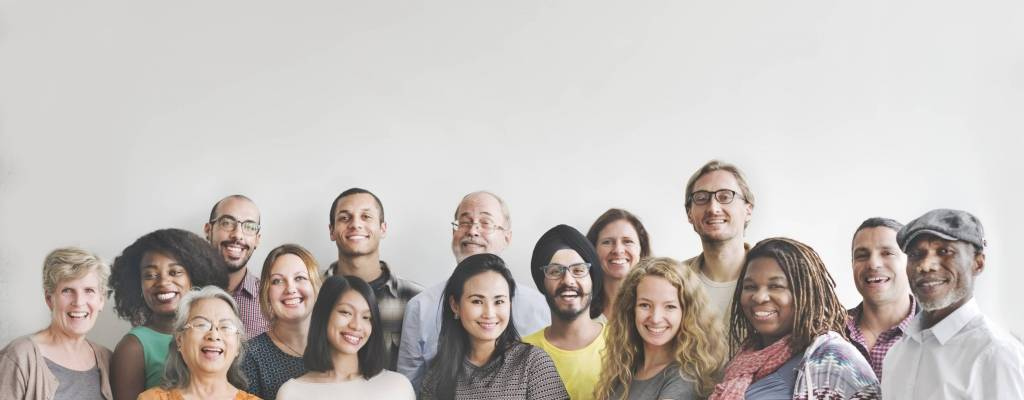
#> input picture projects/bank_marketing/img/people-to-people.jpg, 1024 x 400 px
$ python a.py
#> lines starting #> are read from the running program, lines starting #| are printed output that depends on the picture; after the words box and inside, x2 and y2 are one past the last pixel; in counts of white or black regions, pixels touching at a corner belong together
import cv2
import os


def find_faces(image_path):
#> called with image_path = 'img/people-to-people.jpg'
    image = cv2.imread(image_path)
#> image is the input picture: shape (400, 1024, 3); mean B, G, R 185.4, 189.3, 195.4

    # Make a copy to prevent us from modifying the original
    color_img = image.copy()
    filename = os.path.basename(image_path)
    # OpenCV works best with gray images
    gray_img = cv2.cvtColor(color_img, cv2.COLOR_BGR2GRAY)
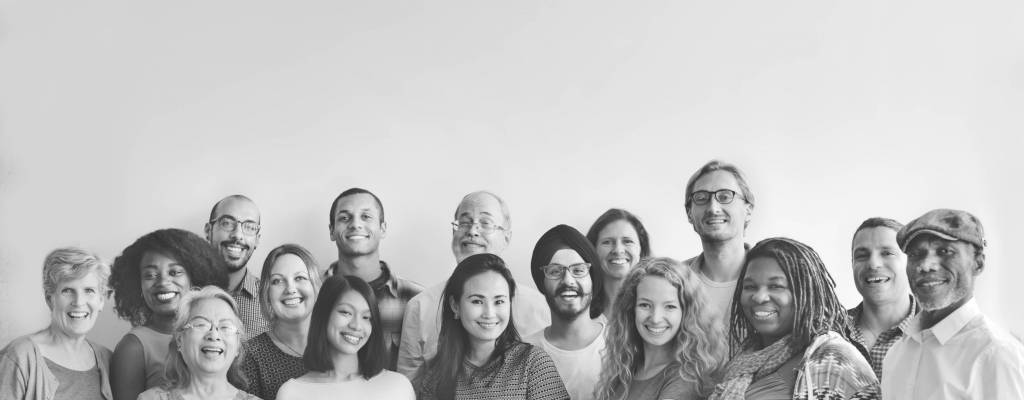
#> gray_img: shape (400, 1024); min 28, max 255, mean 190.7
    # Use OpenCV's built-in Haar classifier
    haar_classifier = cv2.CascadeClassifier('img/haarcascades/haarcascade_frontalface_alt.xml')
    eye_cascade = cv2.CascadeClassifier('img/haarcascades_cuda/haarcascade_eye.xml')
    faces = haar_classifier.detectMultiScale(gray_img, scaleFactor=1.1, minNeighbors=5)
#> faces = 16 rows, first 6: [329, 195, 55, 55], [593, 222, 51, 51], [264, 259, 54, 54], [51, 270, 55, 55], [133, 250, 61, 61], [540, 248, 57, 57]
    print('Number of faces found: {faces}'.format(faces=len(faces)))
#| Number of faces found: 16
    for (x, y, width, height) in faces:
        cv2.rectangle(color_img, (x, y), (x + width, y + height), (0, 255, 0), 1)
        roi_gray = gray_img[y:y + height, x:x + width]
        roi_color = color_img[y:y + height, x:x + width]
        eyes = eye_cascade.detectMultiScale(roi_gray)
        for (ex, ey, ew, eh) in eyes:
            cv2.rectangle(roi_color, (ex, ey), (ex + ew, ey + eh), (0, 255, 0), 1)
#> this loop made 16 passes
#> (x, y, width, height) on passes 1, 2, 3, 5, 6, 8, 9, 10, 11, 12, 13, 15: (329, 195, 55, 55), (593, 222, 51, 51), (264, 259, 54, 54), (133, 250, 61, 61), (540, 248, 57, 57), (327, 294, 53, 53), (447, 200, 57, 57), (733, 262, 61, 61), (627, 282, 60, 60), (181, 298, 65, 65), (685, 174, 62, 62), (207, 199, 63, 63)
#> (x, y, width, height, eyes) on passes 4, 7, 14: (51, 270, 55, 55, [[6, 10, 22, 22]]), (458, 277, 61, 61, [[8, 13, 22, 22]]), (843, 229, 64, 64, [[33, 14, 20, 20]])
#> pass 1, in find_faces, `roi_gray = gray_img[y:y + height, x:x + width]`:
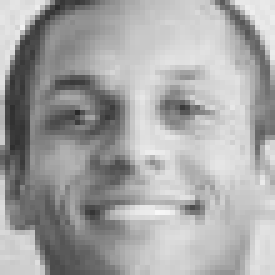
#> roi_gray: shape (55, 55) (shown 5 times larger); min 41, max 248, mean 165.2
#> pass 1, in find_faces, `roi_color = color_img[y:y + height, x:x + width]`:
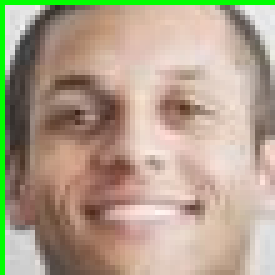
#> roi_color: shape (55, 55, 3) (shown 5 times larger); mean B, G, R 140.4, 161.8, 177
#> pass 2, in find_faces, `roi_color = color_img[y:y + height, x:x + width]`:
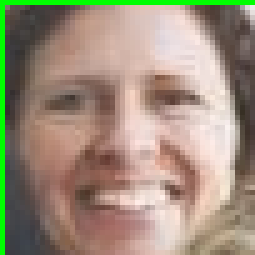
#> roi_color: shape (51, 51, 3) (shown 5 times larger); mean B, G, R 123.8, 143.3, 157.8
#> after the loop:
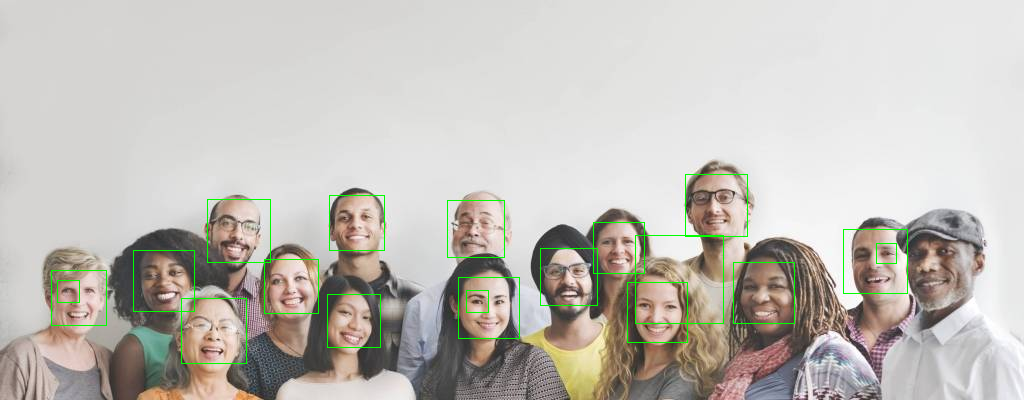
#> color_img: shape (400, 1024, 3); 1% of pixels changed, all inside (x1, y1, x2, y2) = (51, 174, 908, 364)
#> after the loop:
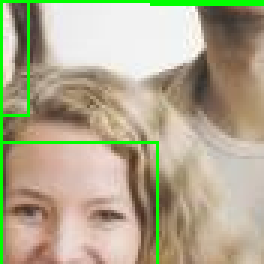
#> roi_color: shape (88, 88, 3) (shown 3 times larger); mean B, G, R 142.2, 169.3, 176
#> after the loop:
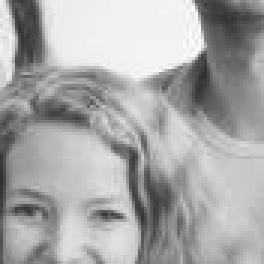
#> roi_gray: shape (88, 88) (shown 3 times larger); min 46, max 254, mean 168.1

    # Show the faces / eyes found
    cv2.imshow(filename, color_img)
    cv2.waitKey(0)
    cv2.destroyAllWindows()

if __name__ == '__main__':
    find_faces('img/people-to-people.jpg')

$ run again, with projects/bank_marketing/img/mwjdthlg4qizk3ehpzin.jpg copied over projects/bank_marketing/img/people-to-people.jpg
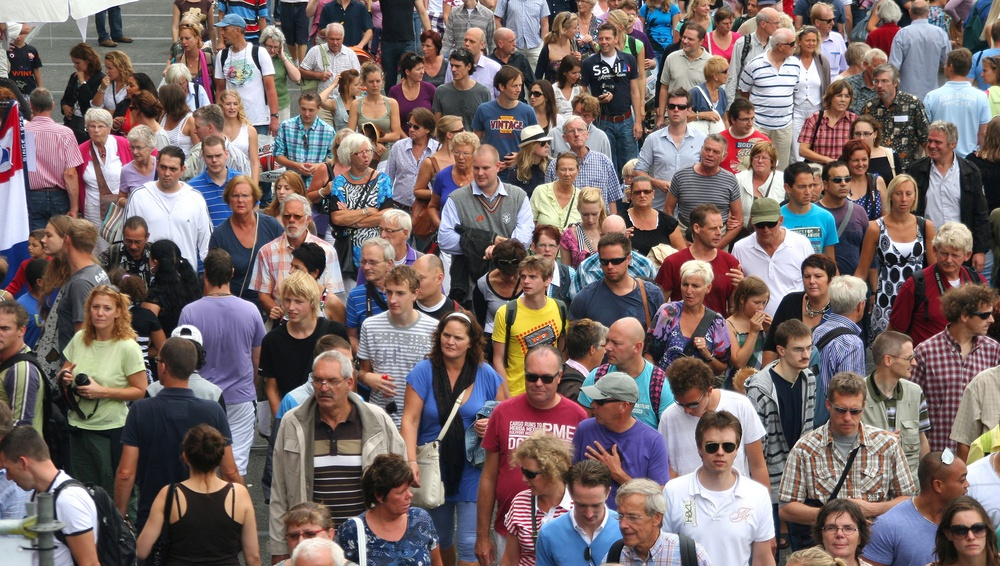
#> input picture projects/bank_marketing/img/mwjdthlg4qizk3ehpzin.jpg, 1000 x 566 px, shrunk from 2000 x 1133 before the run
#> in find_faces, image is the input picture: shape (566, 1000, 3); mean B, G, R 105.2, 105.9, 120.6
#> in find_faces, `gray_img = cv2.cvtColor(color_img, cv2.COLOR_BGR2GRAY)`:
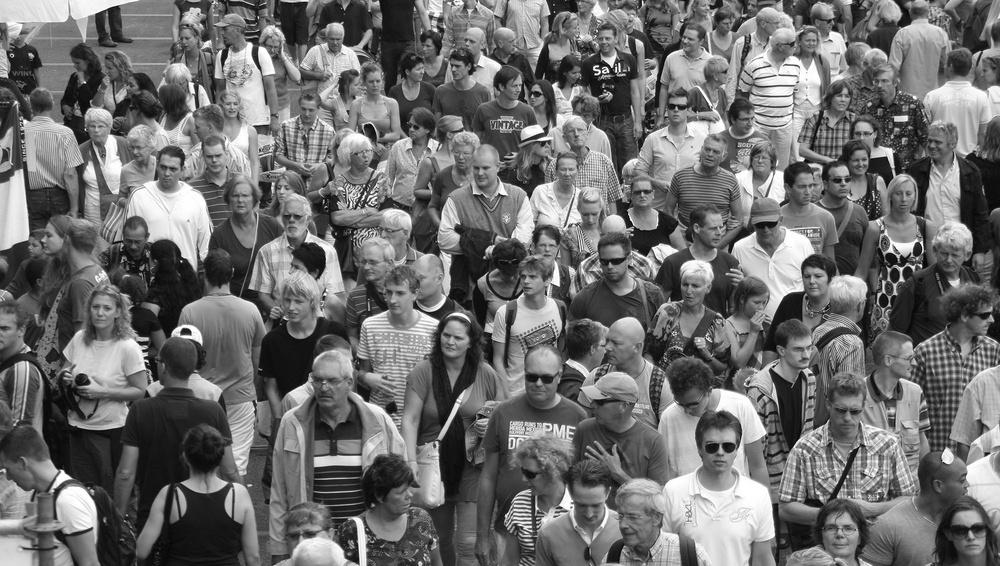
#> gray_img: shape (566, 1000); min 1, max 255, mean 110.2
#> faces = 29 rows, first 6: [363, 72, 24, 24], [870, 73, 22, 22], [220, 95, 23, 23], [664, 98, 24, 24], [296, 101, 23, 23], [848, 123, 27, 27]
#| Number of faces found: 29
#> the loop in find_faces, `for (x, y, width, height) in faces:` made 29 passes
#> after the loop in find_faces, `for (x, y, width, height) in faces:`:
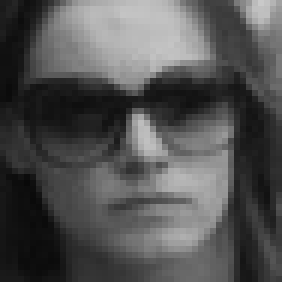
#> roi_gray: shape (47, 47) (shown 6 times larger); min 9, max 201, mean 82.3
